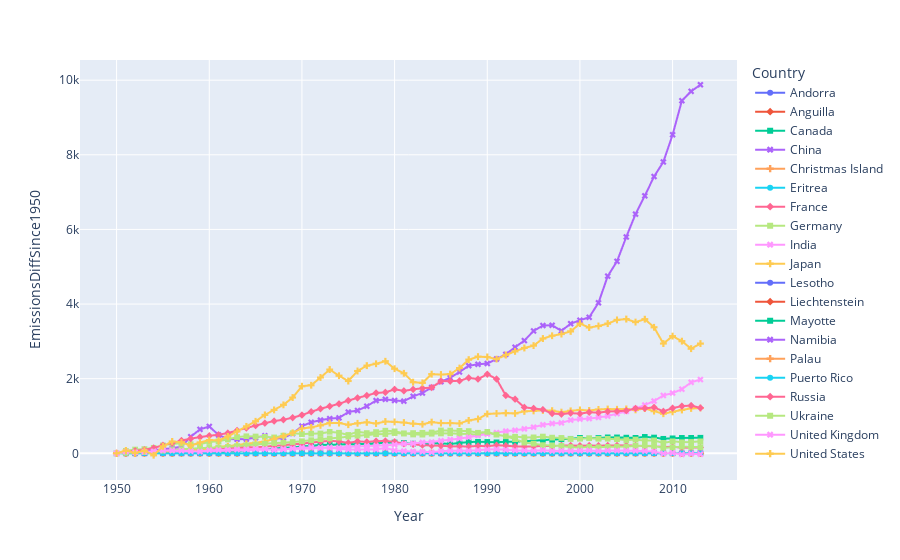

The cell this chart's notebook holds for it:
### Code cell
fig = px.line(comparison, x = 'Year', y = 'EmissionsDiffSince1950', color = 'Country', symbol = 'Country')

fig.show()
